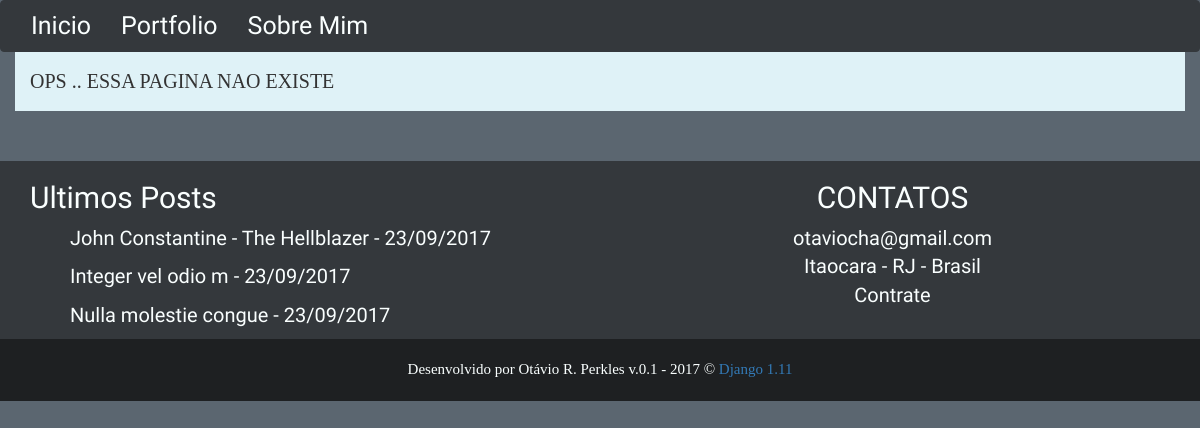
/artigos/4, run on the app's committed database.
### content/models.py (models this page shows, shortened)
class Article(models.Model):
	titulo = models.CharField(max_length=200)
	photo = models.FileField(upload_to='static', null=True, blank=True) #procurar como fica em produção
	autor = models.CharField(max_length=30)
	corpo = tinymce_models.HTMLField(null=True, blank=True) #Tinymce field
	data = models.DateField()
	tag = models.CharField(max_length=30)
	class Meta:
		ordering = ['-data'] #Ordena minha classe artigo no queryset por data

### content/views.py (the view)
# urls.py: url(r'^artigos/(?P<id_pagina_artigo>\d+)$', views.artigos),
def artigos(request,id_pagina_artigo): #Pega o ID capturado pelo Regex da url e usa como elemento para achar determinado Artigo
	menu = Article.objects.all() #HARDCODED - BUSCAR UMA ALTERNATIVA , TA AQUI SO PARA DEMARCAR
	try:
		materia = Article.objects.get(id=id_pagina_artigo)
	except ObjectDoesNotExist:
		return render(request, '404.html', {'menu':menu})
	return render(request, 'artigo.html', {'teste': materia, 'menu':menu})

### templates/404.html
{% extends "index.html"%}
{% block 404 %}
<div class='row'>
		<div id='artigo' class='col-lg-12 col-md-12 col-sm-12'>
OPS .. ESSA PAGINA NAO EXISTE
</div>
</div>
{% endblock %}

### templates/index.html (shortened to what this page needs)
{% load static %}
<!DOCTYPE html>
<html lang="pt-br">
	<head>
		<link rel="stylesheet" href="{% static 'css/bootstrap.css' %}">
		<link rel="stylesheet" href="{% static 'css/meucss.css' %}">
		<link href="//netdna.bootstrapcdn.com/font-awesome/3.2.1/css/font-awesome.css" rel="stylesheet">
	</head>
	<body>
		<nav class="navbar navbar-default" role="navigation">
			<div class="navbar-collapse collapse">
				<ul class="nav navbar-nav navbar-left">
					<li><a href="http://127.0.0.1:8000/"> Inicio</a></li>
					<li><a href="http://127.0.0.1:8000/portfolio">Portfolio</a></li>
					<li><a href="http://127.0.0.1:8000/sobremim">Sobre Mim</a></li>
				</ul>
				<ul class="nav navbar-nav navbar-right">
					<li><a href="https://github.com/Perkles" target="_blank" class="icon-github"></a></li>
					<li><a href="https://twitter.com/ZurykMalkin" target="_blank" class="icon-twitter"></a></li>
					<li><a href="https://www.linkedin.com/in/ot%C3%A1vio-reis-perkles-695913141/" target="_blank" class="icon-linkedin"></a></li>
					<li><a href="https://pt.stackoverflow.com/users/92077/ot%C3%A1vio-reis-perkles?tab=profile" target="_blank" class="icon-stackexchange"></a></li>
				</ul>
			</div>
		</nav>
		<div class='base container'>
			{% block 404 %}{% endblock %}
		</div>
		<div class='pre_footer'>
			<div class='container'>
				<div class='row' >
					<div class='col-lg-6 col-md-6 col-sm-6'>
						<h2>Ultimos Posts</h2>
						{% for item in menu%}
							<ul>
								<li><a href="/artigos/{{item.id}}">{{item.titulo}} - {{item.data}}</a></li>
							</ul>
						{% endfor %}
					</div>
					<div class='contato'>
						<div class='col-lg-6 col-md-6 col-sm-6'>
							<h2>CONTATOS</h2>
							 otaviocha@gmail.com
							<br>
							 Itaocara - RJ - Brasil
							<br>
							 Contrate
						</div>
					</div>
				</div>
			</div>
		</div>
		<div class='footer'>
			Desenvolvido por Otávio R. Perkles v.0.1 - 2017 &copy
			<a href="https://www.djangoproject.com/">Django 1.11</a>
		</div>
	</body>
</html>

### static/css/meucss.css (style rules this page uses)
body { background-color: #5b6670; font-family: 'Antic Slab', serif; font-size: 20px; }
.base { padding-bottom: 50px; }
.pre_footer { color:#faffff; background-color: #34383c; text-align: left; font-family: 'Amatic SC', cursive; }
.pre_footer ul { list-style-type : none; }
.pre_footer a { text-decoration: none; }
.pre_footer ul li a { color:#faffff; }
.footer { padding:20px; font-size: 15px; font-family: 'Antic Slab', serif; color:#faffff; background-color: #1e2022; text-align: center; }
.footer a { text-decoration: none; }
.contato { text-align: center; }
.navbar { margin-bottom: 0; background-color: #34383c; border-color: #34383c; }
.nav.navbar-nav.navbar-left li a { font-size: 25px; font-family: 'Amatic SC', cursive; color:#faffff; }
.nav.navbar-nav.navbar-right li a { color:#faffff; }
#artigo { background-color: #dff2f7; padding: 15px; }

### data on the page
Article: titulo "John Constantine - The Hellblazer", data "23/09/2017"
Article: titulo "Integer vel odio m", data "23/09/2017"
Article: titulo "Nulla molestie congue", data "23/09/2017"
